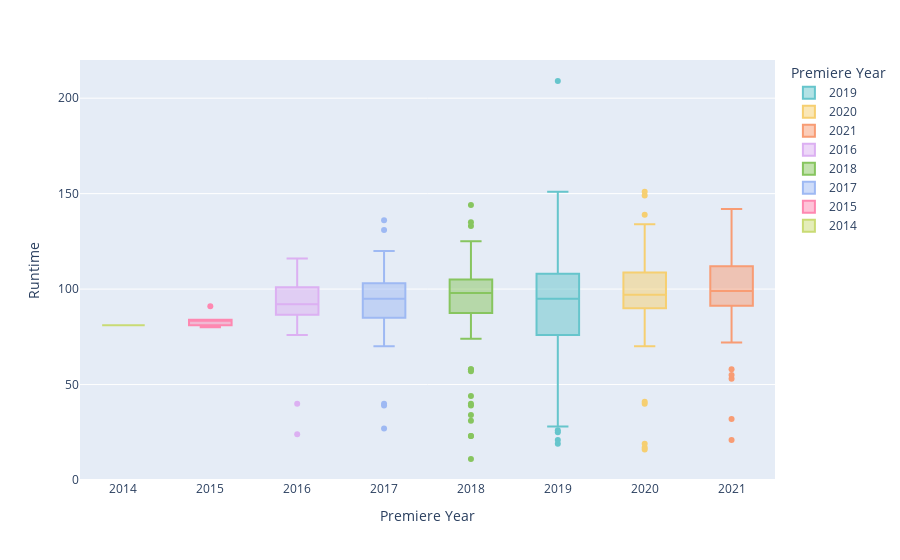

Notebook cell for this chart:
### Code cell
px.box(n_topten, x="Premiere Year", y="Runtime", color = 'Premiere Year', color_discrete_sequence = px.colors.qualitative.Pastel)

### Figure 1 — Plotly figure (JSON) as saved in the notebook; plotly's stock layout.template omitted (floating-point values rounded to 4 significant figures)
{"data": [{"alignmentgroup": "True", "hovertemplate": "Premiere Year=%{x}<br>Runtime=%{y}<extra></extra>", "legendgroup": "2019", "marker": {"color": "rgb(102, 197, 204)"}, "name": "2019", "notched": false, "offsetgroup": "2019", "orientation": "v", "showlegend": true, "type": "box", "x": [2019, 2019, 2019, 2019, 2019, 2019, 2019, 2019, 2019, 2019, 2019, 2019, 2019, 2019, 2019, 2019, 2019, 2019, 2019, 2019, 2019, 2019, 2019, 2019, 2019, 2019, 2019, 2019, 2019, 2019, 2019, 2019, 2019, 2019, 2019, 2019, 2019, 2019, 2019, 2019, 2019, 2019, 2019, 2019, 2019, 2019, 2019, 2019, 2019, 2019, 2019, 2019, 2019, 2019, 2019, 2019, 2019, 2019, 2019, 2019, 2019, 2019, 2019, 2019, 2019, 2019, 2019, 2019, 2019, 2019, 2019, 2019, 2019, 2019, 2019, 2019, 2019, 2019, 2019, 2019, 2019, 2019, 2019, 2019, 2019, 2019, 2019, 2019, 2019, 2019, 2019, 2019, 2019, 2019], "x0": " ", "xaxis": "x", "y": [58, 147, 25, 64, 97, 99, 37, 46, 85, 112, 102, 83, 93, 85, 78, 101, 94, 21, 104, 92, 92, 103, 97, 98, 98, 89, 94, 86, 112, 124, 90, 92, 89, 106, 90, 128, 82, 100, 115, 92, 30, 101, 118, 151, 98, 87, 85, 37, 100, 96, 99, 28, 60, 100, 40, 126, 86, 19, 106, 112, 39, 102, 131, 28, 64, 48, 84, 70, 108, 110, 73, 96, 97, 87, 114, 97, 97, 121, 118, 121, 64, 64, 110, 39, 26, 118, 137, 144, 85, 125, 76, 209, 136, 51], "y0": " ", "yaxis": "y"}, {"alignmentgroup": "True", "hovertemplate": "Premiere Year=%{x}<br>Runtime=%{y}<extra></extra>", "legendgroup": "2020", "marker": {"color": "rgb(246, 207, 113)"}, "name": "2020", "notched": false, "offsetgroup": "2020", "orientation": "v", "showlegend": true, "type": "box", "x": [2020, 2020, 2020, 2020, 2020, 2020, 2020, 2020, 2020, 2020, 2020, 2020, 2020, 2020, 2020, 2020, 2020, 2020, 2020, 2020, 2020, 2020, 2020, 2020, 2020, 2020, 2020, 2020, 2020, 2020, 2020, 2020, 2020, 2020, 2020, 2020, 2020, 2020, 2020, 2020, 2020, 2020, 2020, 2020, 2020, 2020, 2020, 2020, 2020, 2020, 2020, 2020, 2020, 2020, 2020, 2020, 2020, 2020, 2020, 2020, 2020, 2020, 2020, 2020, 2020, 2020, 2020, 2020, 2020, 2020, 2020, 2020, 2020, 2020, 2020, 2020, 2020, 2020, 2020, 2020, 2020, 2020, 2020, 2020, 2020, 2020, 2020, 2020, 2020, 2020, 2020, 2020, 2020, 2020, 2020, 2020, 2020, 2020, 2020, 2020, 2020, 2020, 2020, 2020, 2020, 2020, 2020, 2020, 2020, 2020, 2020, 2020, 2020, 2020, 2020, 2020, 2020, 2020, 2020, 2020, 2020, 2020, 2020], "x0": " ", "xaxis": "x", "y": [81, 112, 112, 97, 89, 107, 88, 86, 105, 93, 106, 106, 103, 101, 80, 93, 96, 86, 86, 106, 103, 99, 97, 112, 116, 120, 119, 97, 100, 106, 91, 94, 103, 125, 85, 90, 107, 121, 114, 98, 96, 105, 131, 93, 111, 120, 104, 111, 83, 102, 95, 116, 118, 87, 96, 151, 101, 92, 139, 83, 134, 103, 94, 113, 16, 97, 103, 93, 93, 91, 91, 94, 83, 99, 117, 90, 117, 80, 101, 92, 19, 89, 70, 96, 85, 114, 121, 95, 108, 100, 132, 83, 17, 94, 117, 92, 80, 94, 41, 82, 92, 124, 100, 105, 96, 149, 114, 85, 40, 79, 90, 104, 94, 117, 108, 130, 82, 85, 106, 107, 109, 89, 83], "y0": " ", "yaxis": "y"}, {"alignmentgroup": "True", "hovertemplate": "Premiere Year=%{x}<br>Runtime=%{y}<extra></extra>", "legendgroup": "2021", "marker": {"color": "rgb(248, 156, 116)"}, "name": "2021", "notched": false, "offsetgroup": "2021", "orientation": "v", "showlegend": true, "type": "box", "x": [2021, 2021, 2021, 2021, 2021, 2021, 2021, 2021, 2021, 2021, 2021, 2021, 2021, 2021, 2021, 2021, 2021, 2021, 2021, 2021, 2021, 2021, 2021, 2021, 2021, 2021, 2021, 2021, 2021, 2021, 2021, 2021, 2021, 2021, 2021, 2021, 2021, 2021, 2021, 2021, 2021, 2021, 2021, 2021, 2021, 2021, 2021, 2021, 2021, 2021, 2021, 2021, 2021, 2021, 2021], "x0": " ", "xaxis": "x", "y": [139, 58, 102, 120, 97, 99, 80, 102, 117, 112, 121, 112, 94, 86, 103, 83, 91, 86, 107, 53, 96, 114, 95, 92, 106, 114, 111, 97, 90, 72, 109, 101, 21, 55, 98, 102, 98, 32, 142, 95, 89, 111, 132, 97, 98, 97, 114, 99, 108, 106, 126, 112, 125, 129, 89], "y0": " ", "yaxis": "y"}, {"alignmentgroup": "True", "hovertemplate": "Premiere Year=%{x}<br>Runtime=%{y}<extra></extra>", "legendgroup": "2016", "marker": {"color": "rgb(220, 176, 242)"}, "name": "2016", "notched": false, "offsetgroup": "2016", "orientation": "v", "showlegend": true, "type": "box", "x": [2016, 2016, 2016, 2016, 2016, 2016, 2016, 2016, 2016, 2016, 2016, 2016, 2016, 2016, 2016, 2016, 2016, 2016, 2016, 2016, 2016], "x0": " ", "xaxis": "x", "y": [90, 89, 100, 92, 95, 104, 79, 111, 116, 76, 92, 91, 98, 107, 24, 79, 90, 97, 40, 112, 100], "y0": " ", "yaxis": "y"}, {"alignmentgroup": "True", "hovertemplate": "Premiere Year=%{x}<br>Runtime=%{y}<extra></extra>", "legendgroup": "2018", "marker": {"color": "rgb(135, 197, 95)"}, "name": "2018", "notched": false, "offsetgroup": "2018", "orientation": "v", "showlegend": true, "type": "box", "x": [2018, 2018, 2018, 2018, 2018, 2018, 2018, 2018, 2018, 2018, 2018, 2018, 2018, 2018, 2018, 2018, 2018, 2018, 2018, 2018, 2018, 2018, 2018, 2018, 2018, 2018, 2018, 2018, 2018, 2018, 2018, 2018, 2018, 2018, 2018, 2018, 2018, 2018, 2018, 2018, 2018, 2018, 2018, 2018, 2018, 2018, 2018, 2018, 2018, 2018, 2018, 2018, 2018, 2018, 2018, 2018, 2018, 2018, 2018, 2018, 2018, 2018, 2018, 2018, 2018, 2018, 2018], "x0": " ", "xaxis": "x", "y": [95, 94, 94, 116, 92, 102, 95, 108, 125, 34, 95, 92, 78, 118, 89, 75, 23, 95, 106, 104, 105, 101, 103, 98, 98, 104, 99, 98, 44, 120, 96, 98, 87, 116, 97, 120, 105, 89, 58, 98, 144, 105, 101, 79, 122, 23, 57, 95, 86, 40, 31, 58, 99, 39, 133, 124, 101, 11, 100, 97, 98, 74, 99, 124, 100, 135, 105], "y0": " ", "yaxis": "y"}, {"alignmentgroup": "True", "hovertemplate": "Premiere Year=%{x}<br>Runtime=%{y}<extra></extra>", "legendgroup": "2017", "marker": {"color": "rgb(158, 185, 243)"}, "name": "2017", "notched": false, "offsetgroup": "2017", "orientation": "v", "showlegend": true, "type": "box", "x": [2017, 2017, 2017, 2017, 2017, 2017, 2017, 2017, 2017, 2017, 2017, 2017, 2017, 2017, 2017, 2017, 2017, 2017, 2017, 2017, 2017, 2017, 2017, 2017, 2017, 2017, 2017, 2017, 2017, 2017, 2017, 2017, 2017, 2017, 2017, 2017, 2017, 2017, 2017, 2017], "x0": " ", "xaxis": "x", "y": [80, 104, 99, 70, 81, 131, 96, 92, 102, 80, 94, 92, 95, 88, 107, 97, 95, 83, 91, 87, 39, 73, 107, 96, 100, 112, 100, 109, 27, 78, 95, 136, 101, 105, 40, 98, 94, 120, 89, 114], "y0": " ", "yaxis": "y"}, {"alignmentgroup": "True", "hovertemplate": "Premiere Year=%{x}<br>Runtime=%{y}<extra></extra>", "legendgroup": "2015", "marker": {"color": "rgb(254, 136, 177)"}, "name": "2015", "notched": false, "offsetgroup": "2015", "orientation": "v", "showlegend": true, "type": "box", "x": [2015, 2015, 2015, 2015, 2015, 2015], "x0": " ", "xaxis": "x", "y": [84, 81, 83, 80, 84, 91], "y0": " ", "yaxis": "y"}, {"alignmentgroup": "True", "hovertemplate": "Premiere Year=%{x}<br>Runtime=%{y}<extra></extra>", "legendgroup": "2014", "marker": {"color": "rgb(201, 219, 116)"}, "name": "2014", "notched": false, "offsetgroup": "2014", "orientation": "v", "showlegend": true, "type": "box", "x": [2014], "x0": " ", "xaxis": "x", "y": [81], "y0": " ", "yaxis": "y"}], "layout": {"boxmode": "overlay", "legend": {"title": {"text": "Premiere Year"}, "tracegroupgap": 0}, "margin": {"t": 60}, "xaxis": {"anchor": "y", "categoryarray": [2019, 2020, 2021, 2016, 2018, 2017, 2015, 2014], "categoryorder": "array", "domain": [0, 1], "title": {"text": "Premiere Year"}}, "yaxis": {"anchor": "x", "domain": [0, 1], "title": {"text": "Runtime"}}}}
